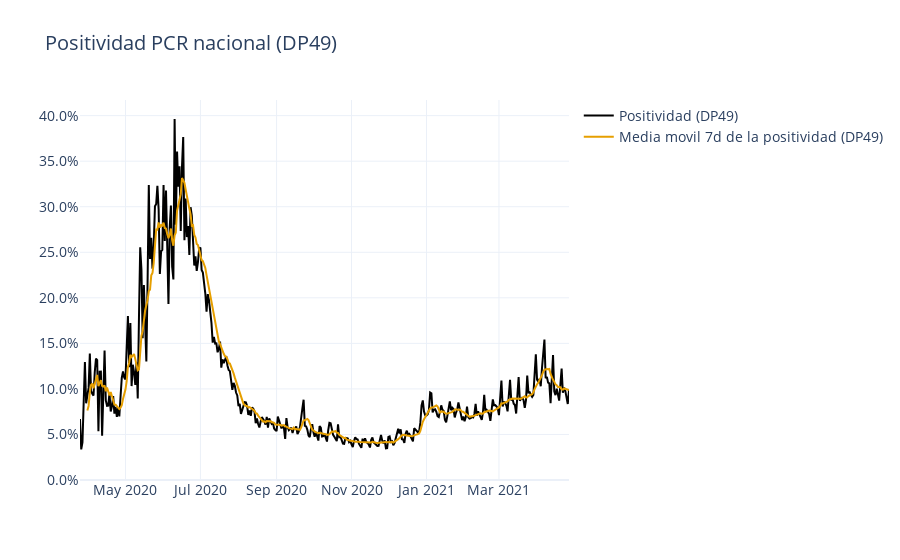

Source (notebook cell):
### Code cell
fig = go.Figure()
Wong = ['#000000', '#E69F00', '#56B4E9',
        '#009E73', '#F0E442', '#0072B2',
        '#D55E00', '#CC79A7']


fig.add_trace(
    go.Scatter(x=dp49.index,
               y=dp49['positividad pcr'],
               mode='lines',
               name='Positividad (DP49)',
               line_color=Wong[0]
              )
)
fig.add_trace(
    go.Scatter(x=dp49.index,
               y=dp49['positividad pcr'].rolling(7).mean(),
               mode='lines',
               name='Media movil 7d de la positividad (DP49)',
               line_color=Wong[1]
              )
)
fig.add_trace(
    go.Scatter(x=dp49.index,
               y=dp49['positividad'],
               mode='lines',
               name='Positividad (DP49)',
               line_color=Wong[0]
              )
)
fig.add_trace(
    go.Scatter(x=dp49.index,
               y=dp49['positividad'].rolling(7).mean(),
               mode='lines',
               name='Media movil 7d de la positividad (DP49)',
               line_color=Wong[1]
              )
)
# fig.add_trace(
#     go.Scatter(x=dp49.index,
#                y=dp49['pcr'],
#                mode='lines',
#                name='PCR (DP49)',
#                line_color=Wong[2],
#                visible='legendonly'
#               )
# )
# fig.add_trace(
#     go.Scatter(x=dp49.index,
#                y=dp49['casos'],
#                mode='lines',
#                name='Casos (DP49)',
#                line_color=Wong[2],
#                visible='legendonly'
#               )
# )

fig.update_layout(hovermode='x')
fig.update_layout(template='plotly_white',
                  title='Positividad PCR nacional (DP49)')
fig.update_layout(yaxis_tickformat = ',.1%')
fig.update_layout(
    font=dict(
        size=14,
    )
)
fig.update_yaxes(rangemode="tozero")

### Figure 1 — Plotly figure (JSON) as saved in the notebook; plotly's stock layout.template omitted (floating-point values rounded to 4 significant figures; data arrays with more than 128 entries replaced by an {"elided": "..."} marker saying what was removed)
{"data": [{"line": {"color": "#000000"}, "mode": "lines", "name": "Positividad (DP49)", "type": "scatter", "x": {"elided": "399 str values"}, "y": {"elided": "399 float values"}}, {"line": {"color": "#E69F00"}, "mode": "lines", "name": "Media movil 7d de la positividad (DP49)", "type": "scatter", "x": {"elided": "399 str values"}, "y": {"elided": "399 float values"}}], "layout": {"autosize": true, "font": {"size": 14}, "hovermode": "x", "title": {"text": "Positividad PCR nacional (DP49)"}, "xaxis": {"autorange": true, "range": ["2020-03-25", "2021-04-27"], "type": "date"}, "yaxis": {"autorange": true, "range": [0, 0.4172], "rangemode": "tozero", "tickformat": ",.1%", "type": "linear"}}}
